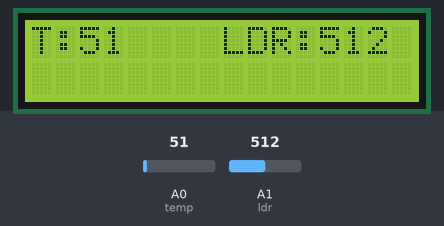
A sketch run on a simulated Arduino Uno, built with avr-gcc and run on an emulated ATmega328P. Shown: 16×2 character LCD. The inputs (shaded band) are chosen by the test bench; at power-on: A0 (temp) = 51, A1 (ldr) = 512.

Above: at 1.2 s.
1.3 s: A0 (temp) set to 61
At 2.6 s:
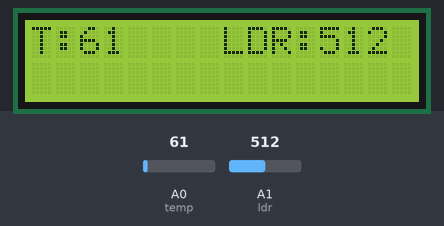
2.9 s: A1 (ldr) set to 716
At 3.6 s:
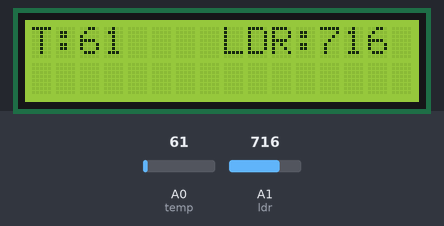
4.4 s: A0 (temp) set to 71
At 4.9 s:
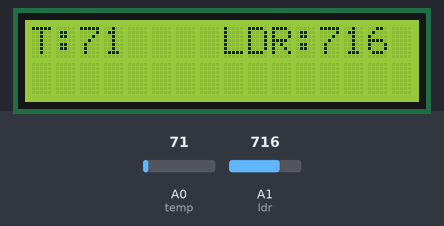
6.0 s: A1 (ldr) set to 900
At 7.3 s:
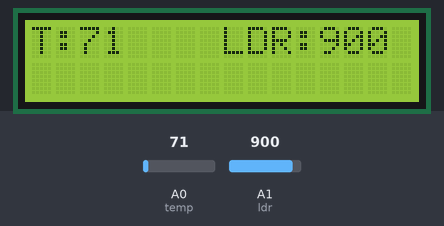
7.6 s: A0 (temp) set to 86
At 8.4 s:
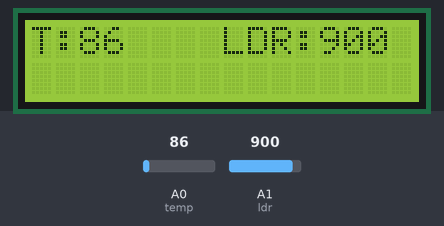
9.1 s: A1 (ldr) set to 1023
At 9.7 s:
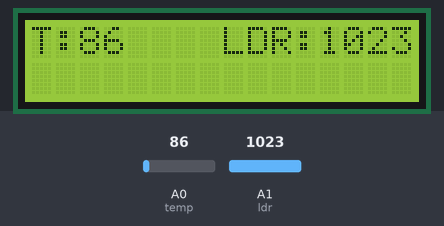
Timing chart, 0 to 11.7 s (numbered marks = the images above; inputs shaded):
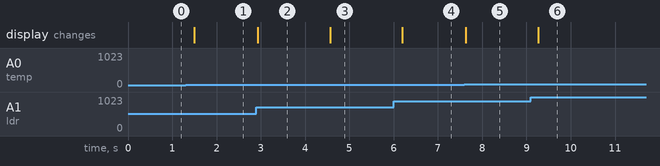

Measured:
- after the input at 1.3 s, the display: changes after 0.20 s (image 1)
- after the input at 2.9 s, the display: changes at once (image 2)
- after the input at 4.4 s, the display: changes after 0.16 s (image 3)
- after the input at 6.0 s, the display: changes after 0.20 s (image 4)
- after the input at 7.6 s, the display: changes at once (image 5)
- after the input at 9.1 s, the display: changes after 0.16 s (image 6)

The sketch:

sketch_may21b.ino
```cpp
#include<LiquidCrystal.h>
LiquidCrystal lcd(2,3,4,5,6,7);

#define temp A0
#define ldr A1

void setup()
{
lcd.begin(16,2);
pinMode(temp,INPUT);
pinMode(ldr,INPUT);
}

void loop()
{
  int temp_data = analogRead(temp);
  int ldr_data = analogRead(ldr);

  lcd.clear();
  lcd.setCursor(0,0);
  lcd.print("T:"+String(temp_data));

  lcd.setCursor(8,0);
  lcd.print("LDR:"+String(ldr_data));
  delay(200);
}
```
